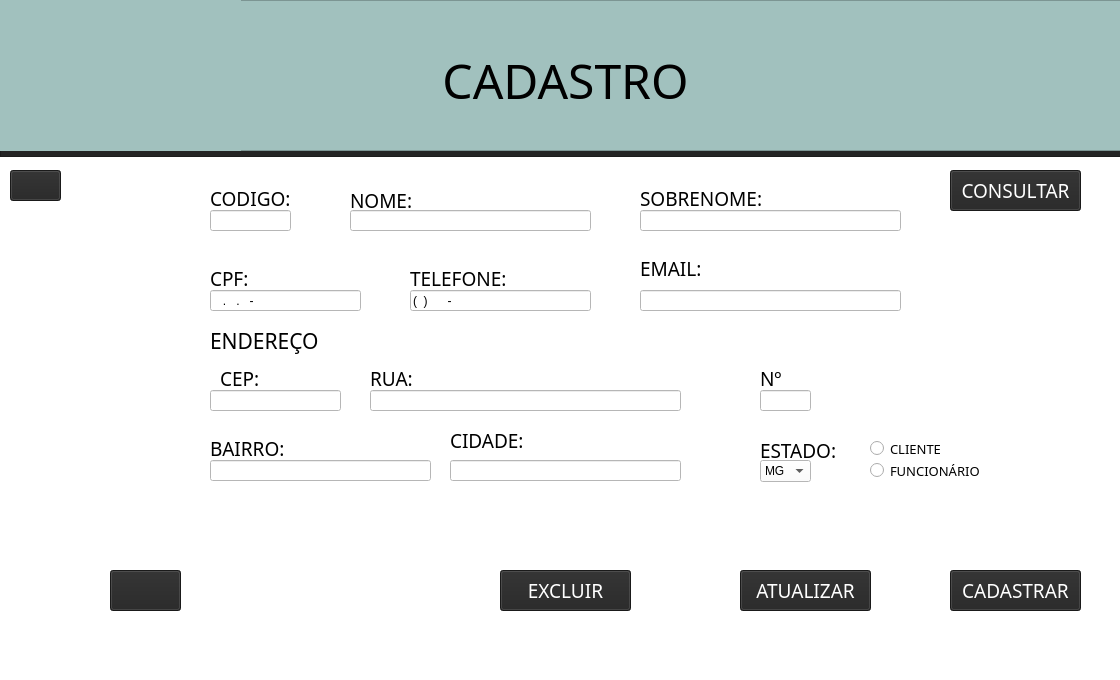
<?xml version="1.0" encoding="UTF-8"?>
<ui version="4.0">
 <class>MainWindow</class>
 <widget class="QMainWindow" name="MainWindow">
  <property name="geometry">
   <rect>
    <x>0</x>
    <y>0</y>
    <width>1120</width>
    <height>680</height>
   </rect>
  </property>
  <property name="font">
   <font>
    <family>BEQINER</family>
   </font>
  </property>
  <property name="windowTitle">
   <string>MainWindow</string>
  </property>
  <property name="styleSheet">
   <string notr="true">background-color: rgb(255, 255, 255);</string>
  </property>
  <widget class="QWidget" name="centralwidget">
   <widget class="QLabel" name="label_3">
    <property name="geometry">
     <rect>
      <x>350</x>
      <y>190</y>
      <width>81</width>
      <height>20</height>
     </rect>
    </property>
    <property name="font">
     <font>
      <family>Eras Medium ITC</family>
      <pointsize>14</pointsize>
     </font>
    </property>
    <property name="text">
     <string>NOME:</string>
    </property>
   </widget>
   <widget class="QLabel" name="label_4">
    <property name="geometry">
     <rect>
      <x>210</x>
      <y>190</y>
      <width>81</width>
      <height>16</height>
     </rect>
    </property>
    <property name="font">
     <font>
      <family>Eras Medium ITC</family>
      <pointsize>14</pointsize>
     </font>
    </property>
    <property name="text">
     <string>CÓDIGO:</string>
    </property>
   </widget>
   <widget class="QLabel" name="label_5">
    <property name="geometry">
     <rect>
      <x>210</x>
      <y>270</y>
      <width>51</width>
      <height>16</height>
     </rect>
    </property>
    <property name="font">
     <font>
      <family>Eras Medium ITC</family>
      <pointsize>14</pointsize>
     </font>
    </property>
    <property name="text">
     <string>CPF:</string>
    </property>
   </widget>
   <widget class="QLabel" name="label_6">
    <property name="geometry">
     <rect>
      <x>410</x>
      <y>270</y>
      <width>101</width>
      <height>16</height>
     </rect>
    </property>
    <property name="font">
     <font>
      <family>Eras Medium ITC</family>
      <pointsize>14</pointsize>
     </font>
    </property>
    <property name="text">
     <string>TELEFONE:</string>
    </property>
   </widget>
   <widget class="QLabel" name="label_7">
    <property name="geometry">
     <rect>
      <x>210</x>
      <y>320</y>
      <width>141</width>
      <height>41</height>
     </rect>
    </property>
    <property name="font">
     <font>
      <family>Eras Demi ITC</family>
      <pointsize>16</pointsize>
      <weight>50</weight>
      <bold>false</bold>
     </font>
    </property>
    <property name="text">
     <string>ENDEREÇO</string>
    </property>
   </widget>
   <widget class="QLabel" name="label_9">
    <property name="geometry">
     <rect>
      <x>640</x>
      <y>260</y>
      <width>61</width>
      <height>16</height>
     </rect>
    </property>
    <property name="font">
     <font>
      <family>Eras Medium ITC</family>
      <pointsize>14</pointsize>
     </font>
    </property>
    <property name="text">
     <string>EMAIL:</string>
    </property>
   </widget>
   <widget class="QLabel" name="label_8">
    <property name="geometry">
     <rect>
      <x>640</x>
      <y>190</y>
      <width>121</width>
      <height>16</height>
     </rect>
    </property>
    <property name="font">
     <font>
      <family>Eras Medium ITC</family>
      <pointsize>14</pointsize>
     </font>
    </property>
    <property name="text">
     <string>SOBRENOME:</string>
    </property>
   </widget>
   <widget class="QLabel" name="label_10">
    <property name="geometry">
     <rect>
      <x>220</x>
      <y>370</y>
      <width>51</width>
      <height>16</height>
     </rect>
    </property>
    <property name="font">
     <font>
      <family>Eras Medium ITC</family>
      <pointsize>14</pointsize>
     </font>
    </property>
    <property name="text">
     <string>CEP:</string>
    </property>
   </widget>
   <widget class="QLabel" name="label_12">
    <property name="geometry">
     <rect>
      <x>450</x>
      <y>430</y>
      <width>81</width>
      <height>20</height>
     </rect>
    </property>
    <property name="font">
     <font>
      <family>Eras Medium ITC</family>
      <pointsize>14</pointsize>
     </font>
    </property>
    <property name="text">
     <string>CIDADE:</string>
    </property>
   </widget>
   <widget class="QLabel" name="label_13">
    <property name="geometry">
     <rect>
      <x>210</x>
      <y>440</y>
      <width>81</width>
      <height>16</height>
     </rect>
    </property>
    <property name="font">
     <font>
      <family>Eras Medium ITC</family>
      <pointsize>14</pointsize>
     </font>
    </property>
    <property name="text">
     <string>BAIRRO:</string>
    </property>
   </widget>
   <widget class="QLabel" name="label_14">
    <property name="geometry">
     <rect>
      <x>370</x>
      <y>370</y>
      <width>61</width>
      <height>16</height>
     </rect>
    </property>
    <property name="font">
     <font>
      <family>Eras Medium ITC</family>
      <pointsize>14</pointsize>
     </font>
    </property>
    <property name="text">
     <string>RUA:</string>
    </property>
   </widget>
   <widget class="QLabel" name="label_15">
    <property name="geometry">
     <rect>
      <x>760</x>
      <y>370</y>
      <width>41</width>
      <height>16</height>
     </rect>
    </property>
    <property name="font">
     <font>
      <family>Eras Medium ITC</family>
      <pointsize>14</pointsize>
     </font>
    </property>
    <property name="text">
     <string>Nº</string>
    </property>
   </widget>
   <widget class="QLineEdit" name="inserir_codigopessoas">
    <property name="geometry">
     <rect>
      <x>210</x>
      <y>210</y>
      <width>81</width>
      <height>21</height>
     </rect>
    </property>
    <property name="cursor">
     <cursorShape>IBeamCursor</cursorShape>
    </property>
   </widget>
   <widget class="QLineEdit" name="inserirnome">
    <property name="geometry">
     <rect>
      <x>350</x>
      <y>210</y>
      <width>241</width>
      <height>21</height>
     </rect>
    </property>
   </widget>
   <widget class="QLineEdit" name="inserirsobrenome">
    <property name="geometry">
     <rect>
      <x>640</x>
      <y>210</y>
      <width>261</width>
      <height>21</height>
     </rect>
    </property>
   </widget>
   <widget class="QLineEdit" name="inserircpf">
    <property name="geometry">
     <rect>
      <x>210</x>
      <y>290</y>
      <width>151</width>
      <height>21</height>
     </rect>
    </property>
    <property name="inputMask">
     <string>000.000.000-00</string>
    </property>
   </widget>
   <widget class="QLineEdit" name="inseriremail">
    <property name="geometry">
     <rect>
      <x>640</x>
      <y>290</y>
      <width>261</width>
      <height>21</height>
     </rect>
    </property>
   </widget>
   <widget class="QLineEdit" name="inserirtelefone">
    <property name="geometry">
     <rect>
      <x>410</x>
      <y>290</y>
      <width>181</width>
      <height>21</height>
     </rect>
    </property>
    <property name="inputMask">
     <string>(99) 99999-9999</string>
    </property>
   </widget>
   <widget class="QLineEdit" name="inserirrua">
    <property name="geometry">
     <rect>
      <x>370</x>
      <y>390</y>
      <width>311</width>
      <height>21</height>
     </rect>
    </property>
   </widget>
   <widget class="QLineEdit" name="inserirnumerorua">
    <property name="geometry">
     <rect>
      <x>760</x>
      <y>390</y>
      <width>51</width>
      <height>21</height>
     </rect>
    </property>
   </widget>
   <widget class="QLineEdit" name="inserirbairro">
    <property name="geometry">
     <rect>
      <x>210</x>
      <y>460</y>
      <width>221</width>
      <height>21</height>
     </rect>
    </property>
   </widget>
   <widget class="QLineEdit" name="inserircidade">
    <property name="geometry">
     <rect>
      <x>450</x>
      <y>460</y>
      <width>231</width>
      <height>21</height>
     </rect>
    </property>
   </widget>
   <widget class="QLineEdit" name="inserircep">
    <property name="geometry">
     <rect>
      <x>210</x>
      <y>390</y>
      <width>131</width>
      <height>21</height>
     </rect>
    </property>
    <property name="inputMask">
     <string/>
    </property>
    <property name="maxLength">
     <number>32767</number>
    </property>
   </widget>
   <widget class="QPushButton" name="bt_cadastrar">
    <property name="geometry">
     <rect>
      <x>950</x>
      <y>570</y>
      <width>131</width>
      <height>41</height>
     </rect>
    </property>
    <property name="font">
     <font>
      <family>Eras Demi ITC</family>
      <pointsize>14</pointsize>
     </font>
    </property>
    <property name="cursor">
     <cursorShape>PointingHandCursor</cursorShape>
    </property>
    <property name="layoutDirection">
     <enum>Qt::RightToLeft</enum>
    </property>
    <property name="styleSheet">
     <string notr="true">color: rgb(255, 255, 255);
background-color: rgb(36, 36, 36);</string>
    </property>
    <property name="text">
     <string>CADASTRAR</string>
    </property>
   </widget>
   <widget class="QPushButton" name="bt_limpar">
    <property name="geometry">
     <rect>
      <x>110</x>
      <y>570</y>
      <width>71</width>
      <height>41</height>
     </rect>
    </property>
    <property name="cursor">
     <cursorShape>PointingHandCursor</cursorShape>
    </property>
    <property name="mouseTracking">
     <bool>false</bool>
    </property>
    <property name="styleSheet">
     <string notr="true">background-color: rgb(36, 36, 36);</string>
    </property>
    <property name="text">
     <string/>
    </property>
    <property name="icon">
     <iconset>
      <normaloff>IMAGENS/image.png</normaloff>IMAGENS/image.png</iconset>
    </property>
    <property name="iconSize">
     <size>
      <width>50</width>
      <height>50</height>
     </size>
    </property>
   </widget>
   <widget class="QLabel" name="label_17">
    <property name="geometry">
     <rect>
      <x>760</x>
      <y>440</y>
      <width>81</width>
      <height>20</height>
     </rect>
    </property>
    <property name="font">
     <font>
      <family>Eras Medium ITC</family>
      <pointsize>14</pointsize>
     </font>
    </property>
    <property name="text">
     <string>ESTADO:</string>
    </property>
   </widget>
   <widget class="QRadioButton" name="op_cliente">
    <property name="geometry">
     <rect>
      <x>870</x>
      <y>440</y>
      <width>111</width>
      <height>17</height>
     </rect>
    </property>
    <property name="font">
     <font>
      <family>Eras Demi ITC</family>
      <pointsize>10</pointsize>
     </font>
    </property>
    <property name="cursor">
     <cursorShape>PointingHandCursor</cursorShape>
    </property>
    <property name="text">
     <string>CLIENTE</string>
    </property>
   </widget>
   <widget class="QRadioButton" name="op_funcionario">
    <property name="geometry">
     <rect>
      <x>870</x>
      <y>460</y>
      <width>131</width>
      <height>21</height>
     </rect>
    </property>
    <property name="font">
     <font>
      <family>Eras Demi ITC</family>
      <pointsize>10</pointsize>
     </font>
    </property>
    <property name="cursor">
     <cursorShape>PointingHandCursor</cursorShape>
    </property>
    <property name="text">
     <string>FUNCIONÁRIO</string>
    </property>
   </widget>
   <widget class="QFrame" name="frame_2">
    <property name="geometry">
     <rect>
      <x>0</x>
      <y>141</y>
      <width>1121</width>
      <height>16</height>
     </rect>
    </property>
    <property name="styleSheet">
     <string notr="true">background-color: rgb(36, 36, 36);</string>
    </property>
    <property name="frameShape">
     <enum>QFrame::StyledPanel</enum>
    </property>
    <property name="frameShadow">
     <enum>QFrame::Raised</enum>
    </property>
   </widget>
   <widget class="QFrame" name="frame">
    <property name="geometry">
     <rect>
      <x>0</x>
      <y>0</y>
      <width>1121</width>
      <height>151</height>
     </rect>
    </property>
    <property name="styleSheet">
     <string notr="true">background-color: rgb(161, 193, 190);</string>
    </property>
    <property name="frameShape">
     <enum>QFrame::StyledPanel</enum>
    </property>
    <property name="frameShadow">
     <enum>QFrame::Raised</enum>
    </property>
    <widget class="QLabel" name="titulo_3">
     <property name="geometry">
      <rect>
       <x>250</x>
       <y>30</y>
       <width>631</width>
       <height>101</height>
      </rect>
     </property>
     <property name="font">
      <font>
       <family>Eras Demi ITC</family>
       <pointsize>36</pointsize>
      </font>
     </property>
     <property name="text">
      <string>CADASTRO</string>
     </property>
     <property name="alignment">
      <set>Qt::AlignCenter</set>
     </property>
    </widget>
    <widget class="QLabel" name="logo_3">
     <property name="geometry">
      <rect>
       <x>-10</x>
       <y>-50</y>
       <width>231</width>
       <height>251</height>
      </rect>
     </property>
     <property name="text">
      <string/>
     </property>
     <property name="pixmap">
      <pixmap>C:/Users/964742/Downloads/Meteoro_Calçados_Logo-removebg-preview.png</pixmap>
     </property>
     <property name="scaledContents">
      <bool>true</bool>
     </property>
    </widget>
    <widget class="QLabel" name="label">
     <property name="geometry">
      <rect>
       <x>10</x>
       <y>-40</y>
       <width>231</width>
       <height>241</height>
      </rect>
     </property>
     <property name="text">
      <string/>
     </property>
     <property name="pixmap">
      <pixmap>IMAGENS/Meteoro_Calçados_Logo-removebg-preview.png</pixmap>
     </property>
     <property name="scaledContents">
      <bool>true</bool>
     </property>
    </widget>
   </widget>
   <widget class="QPushButton" name="bt_voltarcadpessoas">
    <property name="geometry">
     <rect>
      <x>10</x>
      <y>170</y>
      <width>51</width>
      <height>31</height>
     </rect>
    </property>
    <property name="cursor">
     <cursorShape>PointingHandCursor</cursorShape>
    </property>
    <property name="styleSheet">
     <string notr="true">color: rgb(255, 255, 255);
background-color: rgb(36, 36, 36);</string>
    </property>
    <property name="text">
     <string/>
    </property>
    <property name="icon">
     <iconset>
      <normaloff>IMAGENS/pngtree-arrow-left-flat-white-color-icon-move-back-less-photo-picture-image_7920547-removebg-preview.png</normaloff>IMAGENS/pngtree-arrow-left-flat-white-color-icon-move-back-less-photo-picture-image_7920547-removebg-preview.png</iconset>
    </property>
   </widget>
   <widget class="QComboBox" name="inserirestado">
    <property name="geometry">
     <rect>
      <x>760</x>
      <y>460</y>
      <width>51</width>
      <height>22</height>
     </rect>
    </property>
    <item>
     <property name="text">
      <string>MG</string>
     </property>
    </item>
    <item>
     <property name="text">
      <string>CE</string>
     </property>
    </item>
    <item>
     <property name="text">
      <string>ES</string>
     </property>
    </item>
    <item>
     <property name="text">
      <string>AP</string>
     </property>
    </item>
    <item>
     <property name="text">
      <string>RS</string>
     </property>
    </item>
    <item>
     <property name="text">
      <string>SC</string>
     </property>
    </item>
    <item>
     <property name="text">
      <string>PR</string>
     </property>
    </item>
    <item>
     <property name="text">
      <string>AM</string>
     </property>
    </item>
    <item>
     <property name="text">
      <string>AC</string>
     </property>
    </item>
    <item>
     <property name="text">
      <string>MA</string>
     </property>
    </item>
    <item>
     <property name="text">
      <string>PA</string>
     </property>
    </item>
    <item>
     <property name="text">
      <string>MT</string>
     </property>
    </item>
    <item>
     <property name="text">
      <string>RE</string>
     </property>
    </item>
    <item>
     <property name="text">
      <string>AL</string>
     </property>
    </item>
    <item>
     <property name="text">
      <string>TO</string>
     </property>
    </item>
    <item>
     <property name="text">
      <string>GO</string>
     </property>
    </item>
    <item>
     <property name="text">
      <string>PI</string>
     </property>
    </item>
    <item>
     <property name="text">
      <string>PE</string>
     </property>
    </item>
    <item>
     <property name="text">
      <string>PB</string>
     </property>
    </item>
    <item>
     <property name="text">
      <string>RN</string>
     </property>
    </item>
    <item>
     <property name="text">
      <string>RO</string>
     </property>
    </item>
    <item>
     <property name="text">
      <string>RR</string>
     </property>
    </item>
    <item>
     <property name="text">
      <string>SE</string>
     </property>
    </item>
    <item>
     <property name="text">
      <string>BA</string>
     </property>
    </item>
    <item>
     <property name="text">
      <string>MS</string>
     </property>
    </item>
    <item>
     <property name="text">
      <string>SP</string>
     </property>
    </item>
    <item>
     <property name="text">
      <string>DF</string>
     </property>
    </item>
    <item>
     <property name="text">
      <string>RJ</string>
     </property>
    </item>
   </widget>
   <widget class="QPushButton" name="bt_consultar">
    <property name="geometry">
     <rect>
      <x>950</x>
      <y>170</y>
      <width>131</width>
      <height>41</height>
     </rect>
    </property>
    <property name="font">
     <font>
      <family>Eras Demi ITC</family>
      <pointsize>14</pointsize>
     </font>
    </property>
    <property name="cursor">
     <cursorShape>PointingHandCursor</cursorShape>
    </property>
    <property name="layoutDirection">
     <enum>Qt::RightToLeft</enum>
    </property>
    <property name="styleSheet">
     <string notr="true">color: rgb(255, 255, 255);
background-color: rgb(36, 36, 36);</string>
    </property>
    <property name="text">
     <string>CONSULTAR</string>
    </property>
   </widget>
   <widget class="QPushButton" name="bt_atualizar">
    <property name="geometry">
     <rect>
      <x>740</x>
      <y>570</y>
      <width>131</width>
      <height>41</height>
     </rect>
    </property>
    <property name="font">
     <font>
      <family>Eras Demi ITC</family>
      <pointsize>14</pointsize>
     </font>
    </property>
    <property name="cursor">
     <cursorShape>PointingHandCursor</cursorShape>
    </property>
    <property name="layoutDirection">
     <enum>Qt::RightToLeft</enum>
    </property>
    <property name="styleSheet">
     <string notr="true">color: rgb(255, 255, 255);
background-color: rgb(36, 36, 36);</string>
    </property>
    <property name="text">
     <string>ATUALIZAR</string>
    </property>
   </widget>
   <widget class="QPushButton" name="bt_deletar">
    <property name="geometry">
     <rect>
      <x>500</x>
      <y>570</y>
      <width>131</width>
      <height>41</height>
     </rect>
    </property>
    <property name="font">
     <font>
      <family>Eras Demi ITC</family>
      <pointsize>14</pointsize>
     </font>
    </property>
    <property name="cursor">
     <cursorShape>PointingHandCursor</cursorShape>
    </property>
    <property name="layoutDirection">
     <enum>Qt::RightToLeft</enum>
    </property>
    <property name="styleSheet">
     <string notr="true">color: rgb(255, 255, 255);
background-color: rgb(36, 36, 36);</string>
    </property>
    <property name="text">
     <string>EXCLUIR</string>
    </property>
   </widget>
  </widget>
  <widget class="QMenuBar" name="menubar">
   <property name="geometry">
    <rect>
     <x>0</x>
     <y>0</y>
     <width>1120</width>
     <height>21</height>
    </rect>
   </property>
  </widget>
  <widget class="QStatusBar" name="statusbar"/>
 </widget>
 <tabstops>
  <tabstop>inserir_codigopessoas</tabstop>
  <tabstop>inserirnome</tabstop>
  <tabstop>inserirsobrenome</tabstop>
  <tabstop>inserircpf</tabstop>
  <tabstop>inserirtelefone</tabstop>
  <tabstop>inseriremail</tabstop>
  <tabstop>inserircep</tabstop>
  <tabstop>inserirrua</tabstop>
  <tabstop>inserirnumerorua</tabstop>
  <tabstop>inserirbairro</tabstop>
  <tabstop>inserircidade</tabstop>
  <tabstop>inserirestado</tabstop>
  <tabstop>op_cliente</tabstop>
  <tabstop>op_funcionario</tabstop>
  <tabstop>bt_limpar</tabstop>
  <tabstop>bt_consultar</tabstop>
  <tabstop>bt_cadastrar</tabstop>
  <tabstop>bt_voltarcadpessoas</tabstop>
 </tabstops>
 <resources/>
 <connections/>
</ui>
